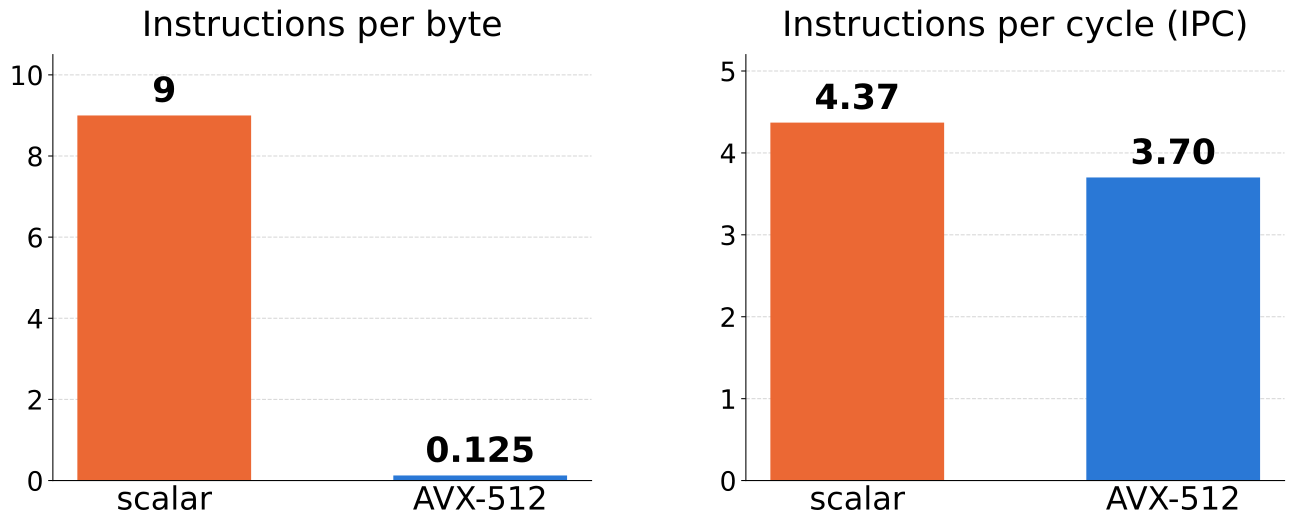

This chart was generated by the following Python code:
#!/usr/bin/env python3
"""llvm-mca: scalar vs AVX-512 to-lower loop, instructions per byte and IPC."""

import matplotlib.pyplot as plt

plt.rcParams.update({
    "font.size": 24,
    "axes.titlesize": 26,
    "xtick.labelsize": 24,
    "ytick.labelsize": 20,
    "font.family": "sans-serif",
    "figure.facecolor": "white",
    "axes.facecolor": "white",
    "svg.fonttype": "path",
})

BLUE, ORANGE = "#2a78d6", "#eb6834"
labels = ["scalar", "AVX-512"]
colors = [ORANGE, BLUE]
# llvm-mca, 100 iterations: 900 instr / 100 bytes vs 800 instr / 6400 bytes
ipb = [900 / 100, 800 / 6400]
ipc = [4.37, 3.70]

fig, axes = plt.subplots(1, 2, figsize=(14, 6))
for ax, vals, title, fmt, top in zip(axes, [ipb, ipc], ["Instructions per byte", "Instructions per cycle (IPC)"],
                                     ["{:g}", "{:.2f}"], [10.5, 5.2]):
    bars = ax.bar(labels, vals, color=colors, width=0.55)
    for bar, v in zip(bars, vals):
        ax.text(bar.get_x() + bar.get_width() / 2, v + top * 0.015, fmt.format(v),
                ha="center", va="bottom", fontsize=26, fontweight="bold")
    ax.set_title(title, pad=14)
    ax.set_ylim(0, top)
    ax.spines["top"].set_visible(False)
    ax.spines["right"].set_visible(False)
    ax.yaxis.grid(True, linestyle="--", linewidth=0.8, alpha=0.5)
    ax.set_axisbelow(True)
    ax.tick_params(axis="x", length=0)

fig.tight_layout(w_pad=4)
fig.savefig("mca_tolower.svg", bbox_inches="tight")
fig.savefig("mca_tolower.png", dpi=180, bbox_inches="tight")
plt.close()
